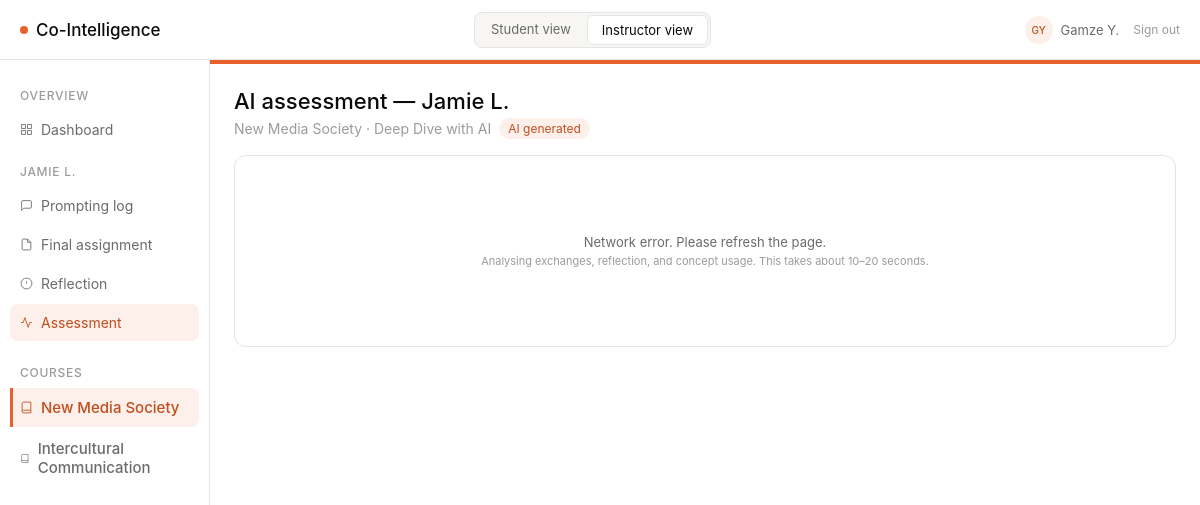
Screenshot of /instructor/student/2/assessment (signed in) with the database file from the repository.
### models/models.py (models this page shows, shortened)
class User(db.Model, UserMixin):
    __tablename__ = "users"
    id = db.Column(db.Integer, primary_key=True)
    role = db.Column(db.String(20), nullable=False, default="student")  # instructor | student | dev
    display_name = db.Column(db.String(100), nullable=False)
    is_dev = db.Column(db.Boolean, nullable=False, default=False)

class Student(db.Model):
    __tablename__ = "students"
    id = db.Column(db.Integer, primary_key=True)
    name = db.Column(db.String(120), nullable=False)
    email = db.Column(db.String(200), unique=True, nullable=False)
    course_id = db.Column(db.Integer, db.ForeignKey("courses.id"), nullable=False)
    user_id = db.Column(db.Integer, db.ForeignKey("users.id"), nullable=True)
    course = db.relationship("Course", back_populates="students")
    exchanges = db.relationship("PromptExchange", back_populates="student")
    reflections = db.relationship("Reflection", back_populates="student")
    outputs = db.relationship("Output", back_populates="student")
    assessment_scores = db.relationship("AssessmentScore", back_populates="student")

class Course(db.Model):
    __tablename__ = "courses"
    id = db.Column(db.Integer, primary_key=True)
    name = db.Column(db.String(200), nullable=False)
    learning_objective = db.Column(db.Text, nullable=False)
    required_concepts = db.Column(db.JSON, nullable=False, default=list)
    output_modalities = db.Column(db.JSON, nullable=False, default=list)
    min_exchanges = db.Column(db.Integer, nullable=False, default=5)
    color = db.Column(db.String(20), nullable=False, default="#E8602A")
    color_light = db.Column(db.String(20), nullable=False, default="#FDF0EA")
    color_text = db.Column(db.String(20), nullable=False, default="#C04E1E")
    color_hover = db.Column(db.String(20), nullable=False, default="#d4521f")
    assignments = db.relationship("Assignment", back_populates="course")
    students = db.relationship("Student", back_populates="course")

class Assignment(db.Model):
    __tablename__ = "assignments"
    id = db.Column(db.Integer, primary_key=True)
    course_id = db.Column(db.Integer, db.ForeignKey("courses.id"), nullable=False)
    title = db.Column(db.String(200), nullable=False)
    description = db.Column(db.Text, nullable=False)
    due_date = db.Column(db.DateTime, nullable=True)
    modality = db.Column(db.String(100), nullable=True)
    instructions = db.Column(db.Text, nullable=True)
    sections_config = db.Column(db.JSON, nullable=True)
    concepts_required = db.Column(db.Boolean, nullable=False, default=False)
    required_concepts = db.Column(db.JSON, nullable=False, default=list)
    intensity = db.Column(db.String(50), nullable=False, default="balanced")
    phase_1_end = db.Column(db.Integer, nullable=False, default=3)
    phase_2_end = db.Column(db.Integer, nullable=False, default=6)
    phase_3_end = db.Column(db.Integer, nullable=False, default=9)
    supplementary_instructions = db.Column(db.Text, nullable=False, default="")
    max_score = db.Column(db.Float, nullable=False, default=100)
    course = db.relationship("Course", back_populates="assignments")
    exchanges = db.relationship("PromptExchange", back_populates="assignment")
    reflections = db.relationship("Reflection", back_populates="assignment")
    outputs = db.relationship("Output", back_populates="assignment")
    assessment_scores = db.relationship("AssessmentScore", back_populates="assignment")
    session_summaries = db.relationship("SessionSummary", back_populates="assignment")

### routes/instructor_routes.py (the view)
@instructor_bp.route("/student/<int:student_id>/assessment")
def assessment(student_id):
    student = Student.query.get_or_404(student_id)
    course, assignment = _get_base_for_student(student)
    print(f"[assessment] student_id={student_id} assignment_id={assignment.id}")
    score_rec = AssessmentScore.query.filter_by(
        student_id=student_id, assignment_id=assignment.id
    ).first()
    summary_rec = SessionSummary.query.filter_by(
        student_id=student_id, assignment_id=assignment.id
    ).first()
    print(f"[assessment] score_rec found: {score_rec is not None}")
    print(f"[assessment] summary_rec found: {summary_rec is not None}")
    if summary_rec:
        print(f"[assessment] summary_json (first 200): {(summary_rec.summary_json or '')[:200]}")
    if summary_rec is None:
        print(f"[assessment] no summary found — generating synchronously")
        try:
            generate_session_summary(student_id, assignment.id)
            summary_rec = SessionSummary.query.filter_by(
                student_id=student_id, assignment_id=assignment.id
            ).first()
            print(f"[assessment] generation complete, record found: {summary_rec is not None}")
        except Exception as exc:
            print(f"[assessment] session summary generation error: {exc}")
    session_summary = json.loads(summary_rec.summary_json) if summary_rec else None
    feedback = InstructorFeedback.query.filter_by(
        student_id=student_id, assignment_id=assignment.id
    ).first()
    return render_template(
        "instructor/assessment.html",
        course=course,
        assignment=assignment,
        student=student,
        score=score_rec,
        session_summary=session_summary,
        generating=(score_rec is None),
        feedback=feedback,
    )

### routes/instructor_routes.py (called while the page is built)
@instructor_bp.before_request
def require_instructor_role():
    if not current_user.is_authenticated:
        return redirect(url_for("login"))
    if current_user.role not in ("instructor", "dev"):
        return redirect(url_for("student.prompting"))

def _get_base_for_student(student):
    course = Course.query.get(student.course_id)
    assignment = Assignment.query.filter_by(course_id=course.id).first()
    return course, assignment

### services/archetype_service.py (called while the page is built, shortened)
def _fallback_summary(note: str) -> dict:
    return {
        "exchange_count": 0,
        "phase_reached": 1,
        "pushback_count": 0,
        "student_idea_percentage": 0,
        "concept_scores": [],
        "criteria_scores": [],
        "key_moments": [],
        "threads": [],
        "exchanges": [],
        "_note": f"Scoring could not be completed. {note}",
    }

def generate_session_summary(student_id: int, assignment_id: int) -> dict:
    from models.models import PromptExchange, Assignment, SessionSummary
    from extensions import db
    assignment = Assignment.query.get(assignment_id)
    if not assignment:
        return _fallback_summary("Assignment not found.")
    criteria_names = [c["criterion_name"] for c in UNIVERSAL_CRITERIA]
    exchanges = (
        PromptExchange.query
        .filter_by(student_id=student_id, assignment_id=assignment_id)
        .order_by(PromptExchange.exchange_number)
        .all()
    )
    if not exchanges:
        return _fallback_summary("No exchanges found.")

### templates/instructor/assessment.html (shortened to what this page needs)
{% extends "base.html" %}
{% block sidebar %}{% include "instructor/_student_sidebar.html" %}{% endblock %}
{% block content %}
<div style="margin-bottom:16px;">
  <h1 class="page-title">AI assessment &mdash; {{ student.name }}</h1>
  <div class="page-sub" style="display:flex;align-items:center;gap:8px;">
    {{ course.name }} &middot; {{ assignment.title }}
    <span class="pill pill-orange">AI generated</span>
  </div>
</div>
{% if generating %}
<div class="card" id="loading-card">
  <div class="loading-state">
    <div class="loading-label">Generating AI assessment…</div>
    <div class="loading-sub">Analysing exchanges, reflection, and concept usage. This takes about 10–20 seconds.</div>
  </div>
</div>
{% endif %}
{% endblock %}

### templates/base.html (shortened to what this page needs)
<!DOCTYPE html>
<html lang="en">
<head>
  <link rel="stylesheet" href="{{ url_for('static', filename='style.css') }}" />
  <link rel="stylesheet" href="https://cdn.jsdelivr.net/npm/@tabler/icons-webfont@latest/tabler-icons.min.css" />
</head>
<body>
{% set is_student    = request.path.startswith('/student') %}
{% set is_instructor = request.path.startswith('/instructor') %}
{% if current_user.is_authenticated %}
  {% set _display = current_user.display_name %}
  {% set _parts   = _display.split() %}
  {% set _initials = (_parts[0][0] + (_parts[1][0] if _parts|length > 1 else ''))|upper %}
{% elif is_student %}
  {% set _display  = "Alex M." %}
  {% set _initials = "AM" %}
{% else %}
  {% set _display  = "Instructor" %}
  {% set _initials = "IN" %}
{% endif %}
<div class="app">
  <div class="topbar">
    <a class="logo" href="/">
      <span class="logo-dot"></span>
      Co-Intelligence
    </a>
    <div class="topbar-toggles">
      {% if current_user.is_authenticated and current_user.role == 'student' %}
        <span class="topbar-toggle active" style="cursor:default;">Student view</span>
      {% else %}
        <a href="{{ url_for('student.prompting') }}"
           class="topbar-toggle{% if is_student %} active{% endif %}">
          Student view
        </a>
        <a href="{{ url_for('instructor.dashboard') }}"
           class="topbar-toggle{% if is_instructor %} active{% endif %}">
          Instructor view
        </a>
      {% endif %}
    </div>
    <div class="topbar-user">
      <div class="user-avatar">{{ _initials }}</div>
      <span class="user-name">{{ _display }}</span>
      <a href="{{ url_for('logout') }}"
         style="font-size:12px;color:var(--text-tertiary);text-decoration:none;margin-left:6px;">
        Sign out
      </a>
    </div>
  </div>
  <div class="main">
    {% block sidebar %}{% endblock %}
    <div class="content">
      {% block content %}{% endblock %}
    </div>
  </div>
</div>
</body>
</html>

### templates/instructor/_student_sidebar.html
<nav class="sidebar">
  <div class="sidebar-section">Overview</div>
  <a href="{{ url_for('instructor.dashboard') }}"
     class="sidebar-item{% if request.endpoint == 'instructor.dashboard' %} active{% endif %}">
    <svg width="13" height="13" fill="none" stroke="currentColor" stroke-width="1.6" viewBox="0 0 24 24"><rect x="3" y="3" width="7" height="7"/><rect x="14" y="3" width="7" height="7"/><rect x="14" y="14" width="7" height="7"/><rect x="3" y="14" width="7" height="7"/></svg>
    Dashboard
  </a>
  <div class="sidebar-section">{{ student.name }}</div>
  <a href="{{ url_for('instructor.log', student_id=student.id) }}"
     class="sidebar-item{% if request.endpoint == 'instructor.log' %} active{% endif %}">
    <svg width="13" height="13" fill="none" stroke="currentColor" stroke-width="1.6" viewBox="0 0 24 24"><path d="M21 15a2 2 0 0 1-2 2H7l-4 4V5a2 2 0 0 1 2-2h14a2 2 0 0 1 2 2z"/></svg>
    Prompting log
  </a>
  <a href="{{ url_for('instructor.assignment', student_id=student.id) }}"
     class="sidebar-item{% if request.endpoint == 'instructor.assignment' %} active{% endif %}">
    <svg width="13" height="13" fill="none" stroke="currentColor" stroke-width="1.6" viewBox="0 0 24 24"><path d="M14 2H6a2 2 0 0 0-2 2v16a2 2 0 0 0 2 2h12a2 2 0 0 0 2-2V8z"/><polyline points="14 2 14 8 20 8"/></svg>
    Final assignment
  </a>
  <a href="{{ url_for('instructor.reflection', student_id=student.id) }}"
     class="sidebar-item{% if request.endpoint == 'instructor.reflection' %} active{% endif %}">
    <svg width="13" height="13" fill="none" stroke="currentColor" stroke-width="1.6" viewBox="0 0 24 24"><circle cx="12" cy="12" r="10"/><line x1="12" y1="8" x2="12" y2="12"/><line x1="12" y1="16" x2="12.01" y2="16"/></svg>
    Reflection
  </a>
  <a href="{{ url_for('instructor.assessment', student_id=student.id) }}"
     class="sidebar-item{% if request.endpoint in ('instructor.assessment', 'instructor.assessment_generate') %} active{% endif %}">
    <svg width="13" height="13" fill="none" stroke="currentColor" stroke-width="1.6" viewBox="0 0 24 24"><polyline points="22 12 18 12 15 21 9 3 6 12 2 12"/></svg>
    Assessment
  </a>
  {% include "_course_nav.html" %}
</nav>

### templates/_course_nav.html
{% if all_courses and all_courses | length > 1 %}
<div class="sidebar-section" style="margin-top:8px;">Courses</div>
{% for c in all_courses %}
<a href="{{ url_for('switch_course', course_id=c.id) }}"
   class="sidebar-item{% if c.id == current_course_id %} active{% endif %}"
   style="font-size:15px;font-weight:500;{% if c.id == current_course_id %}border-left:3px solid {{ course_color }};border-radius:0 8px 8px 0;padding-left:7px;{% endif %}">
  <svg width="13" height="13" fill="none" stroke="currentColor" stroke-width="1.6" viewBox="0 0 24 24">
    <path d="M4 19.5A2.5 2.5 0 0 1 6.5 17H20"/><path d="M6.5 2H20v20H6.5A2.5 2.5 0 0 1 4 19.5v-15A2.5 2.5 0 0 1 6.5 2z"/>
  </svg>
  {{ c.name }}
</a>
{% endfor %}
{% endif %}

### static/style.css (style rules this page uses)
:root { --bg-primary: #ffffff; --bg-surface: #f7f6f3; --bg-orange-light: #FDF0EA; --text-primary: #0a0a0a; --text-secondary: #6b6b6b; --text-tertiary: #9b9b9b; --text-orange: #C04E1E; --accent: #E8602A; --border: #e5e5e5; --pill-green-bg: #e8f5ee; --pill-green-text: #1a7a45; --pill-amber-bg: #fef3e2; --pill-amber-text: #92580a; }
*, *::before, *::after { box-sizing: border-box; margin: 0; padding: 0; }
body { font-family: -apple-system, BlinkMacSystemFont, "Inter", system-ui, sans-serif; font-size: 16px; font-weight: 400; color: var(--text-primary); background: var(--bg-primary); -webkit-font-smoothing: antialiased; }
.app { display: flex; flex-direction: column; min-height: 100vh; }
.topbar { height: 60px; border-bottom: 1px solid var(--border); display: flex; align-items: center; justify-content: space-between; padding: 0 20px; background: var(--bg-primary); }
.logo { font-size: 17px; font-weight: 500; display: flex; align-items: center; gap: 8px; color: var(--text-primary); text-decoration: none; }
.logo-dot { width: 8px; height: 8px; border-radius: 50%; background: var(--accent); flex-shrink: 0; }
.main { display: flex; flex: 1; }
.sidebar { width: 210px; border-right: 1px solid var(--border); padding: 14px 10px; display: flex; flex-direction: column; gap: 2px; background: var(--bg-primary); }
.sidebar-section { font-size: 12px; font-weight: 500; letter-spacing: 0.06em; text-transform: uppercase; color: var(--text-tertiary); padding: 14px 10px 6px; }
.sidebar-item { display: flex; align-items: center; gap: 8px; padding: 10px 10px; border-radius: 8px; font-size: 14px; color: var(--text-secondary); cursor: pointer; text-decoration: none; }
.sidebar-item.active { background: var(--bg-orange-light); color: var(--text-orange); }
.content { flex: 1; padding: 24px; overflow: auto; }
.page-title { font-size: 22px; font-weight: 500; color: var(--text-primary); }
.page-sub { font-size: 14px; color: var(--text-tertiary); margin-top: 4px; }
.card { background: var(--bg-primary); border: 1px solid var(--border); border-radius: 12px; padding: 18px 20px; }
.pill { display: inline-flex; align-items: center; gap: 4px; font-size: 12px; padding: 3px 9px; border-radius: 20px; }
.pill-orange { background: var(--bg-orange-light); color: var(--text-orange); }

### templates/base.html (style rules this page uses)
.topbar-toggles { display: flex; gap: 2px; background: var(--bg-surface); border: 1px solid var(--border); border-radius: 8px; padding: 2px; }
.topbar-toggle { font-size: 13px; padding: 6px 14px; border-radius: 6px; border: none; background: transparent; color: var(--text-secondary); cursor: pointer; text-decoration: none; font-family: inherit; transition: background .12s, color .12s; white-space: nowrap; }
.topbar-toggle.active { background: var(--bg-primary); color: var(--text-primary); border: 1px solid var(--border); }
.topbar-user { display: flex; align-items: center; gap: 8px; }
.user-avatar { width: 28px; height: 28px; border-radius: 50%; background: var(--bg-orange-light); color: var(--text-orange); font-size: 10px; font-weight: 500; display: flex; align-items: center; justify-content: center; flex-shrink: 0; }
.user-name { font-size: 13px; color: var(--text-secondary); }

### templates/instructor/assessment.html (style rules this page uses)
.loading-state { text-align:center; padding:60px 20px; }
.loading-label { font-size:13px; color:var(--text-secondary); margin-bottom:4px; }
.loading-sub { font-size:11px; color:var(--text-tertiary); }

### rows the page displays
User: display_name "Gamze Y."
Student: name "JAMIE L.", name "Jamie L."
Course: name "New Media Society"
Course: name "Intercultural Communication"
Assignment: title "Deep Dive with AI"

### other values shown
{{ _initials }} "GY"
